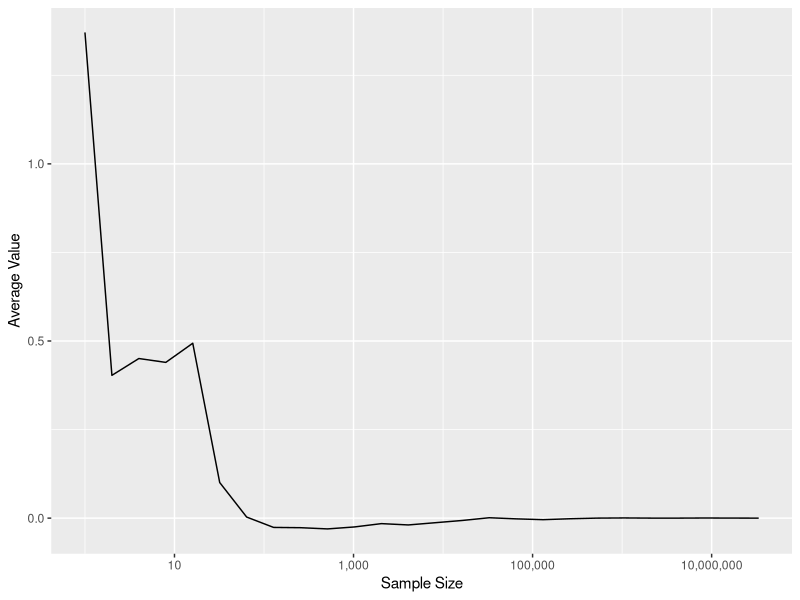
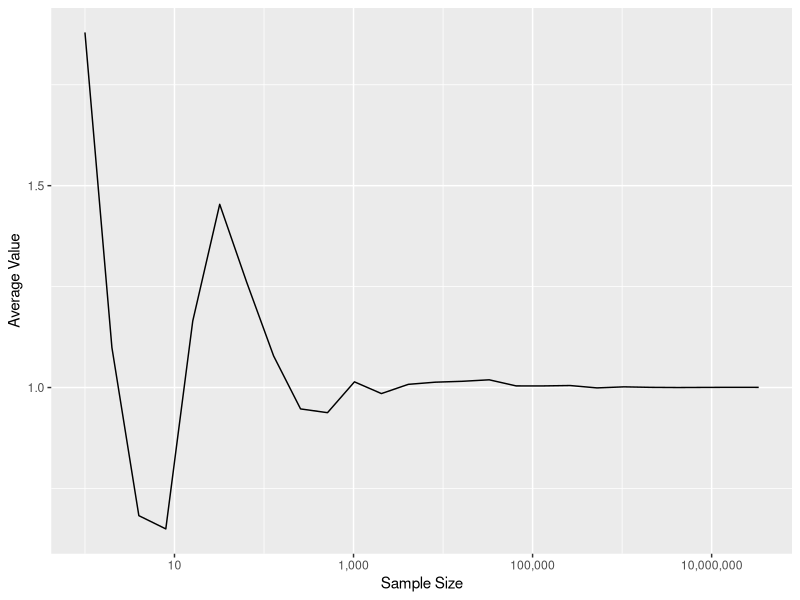
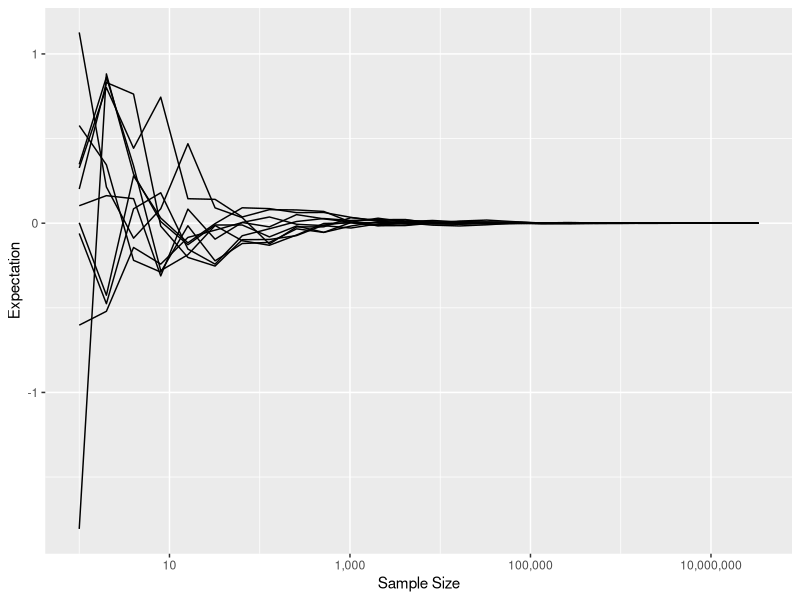

The R source for these figures, in order: (Note: this script raises an error after producing the figures.)
## ---- chunk 1
rm(list = ls())

library(tidyverse)
library(scales)
library(purrr)
library(cowplot)

options(width = 80L
       ,warn  = 1)

knitr::opts_chunk$set(tidy  = FALSE
                     ,cache = FALSE
                     ,warning = FALSE
                     ,message = FALSE
                     ,fig.height =  7
                     ,fig.width  = 11)


set.seed(42)
## ---- chunk 2
N <- 2^(0:25)

x_vals <- rnorm(max(N), 0, 1)

y_vals <- map_dbl(N, function(i) mean(x_vals[1:i]))

ggplot() +
    geom_line(aes(x = N, y = y_vals)) +
    scale_x_log10(labels = comma) +
    xlab("Sample Size") +
    ylab("Average Value")
## ---- chunk 3
y_vals <- map_dbl(N, function(i) mean((x_vals[1:i])^2))

ggplot() +
    geom_line(aes(x = N, y = y_vals)) +
    scale_x_log10(labels = comma) +
    xlab("Sample Size") +
    ylab("Average Value")
## ---- chunk 4
calc_expect <- function(size, x_vals, func) {
    return(mean(func(x_vals[1:size])))
}

y_id_vals <- map_dbl(N, calc_expect, x_vals = x_vals, func = function(x) x)
y_sq_vals <- map_dbl(N, calc_expect, x_vals = x_vals, func = function(x) x*x)


n_iter <- 10

sim_id_tbl <- rerun(n_iter
                   ,data_frame(size = N
                              ,vals = map_dbl(N
                                             ,calc_expect
                                             ,x_vals = rnorm(max(N), 0, 1)
                                             ,func = function(x) x))) %>%
    bind_rows(.id = 'sim_id')

ggplot(sim_id_tbl) +
    geom_line(aes(x = size, y = vals, group = sim_id)) +
    scale_x_log10(labels = comma) +
    xlab('Sample Size') +
    ylab('Expectation')


sim_sq_tbl <- rerun(n_iter
                   ,data_frame(size = N
                              ,vals = map_dbl(N
                                             ,calc_expect
                                             ,x_vals = rnorm(max(N), 0, 1)
                                             ,func = function(x) x*x))) %>%
    bind_rows(.id = 'sim_id')

ggplot(sim_sq_tbl) +
    geom_line(aes(x = size, y = vals, group = sim_id)) +
    scale_x_log10(labels = comma) +
    xlab('Sample Size') +
    ylab('Expectation')
## ---- chunk 5
sim_id_tbl <- rerun(n_iter
                   ,data_frame(size = N
                              ,vals = map_dbl(N
                                             ,calc_expect
                                             ,x_vals = runif(max(N), 0, 1)
                                             ,func = function(x) x))) %>%
    bind_rows(.id = 'sim_id')

ggplot(sim_id_tbl) +
    geom_line(aes(x = size, y = vals, group = sim_id)) +
    scale_x_log10(labels = comma) +
    xlab('Sample Size') +
    ylab('Expectation')


sim_sq_tbl <- rerun(n_iter
                   ,data_frame(size = N
                              ,vals = map_dbl(N
                                             ,calc_expect
                                             ,x_vals = runif(max(N), 0, 1)
                                             ,func = function(x) x*x))) %>%
    bind_rows(.id = 'sim_id')

ggplot(sim_sq_tbl) +
    geom_line(aes(x = size, y = vals, group = sim_id)) +
    scale_x_log10(labels = comma) +
    xlab('Sample Size') +
    ylab('Expectation')
## ---- chunk 6
sim_id_tbl <- rerun(n_iter
   ,data_frame(size = N
              ,vals = map_dbl(N
                             ,calc_expect
                             ,x_vals      = rcauchy(max(N), 0, 1)
                             ,func        = function(x) x))) %>%
    bind_rows(.id = 'sim_id')

ggplot(sim_id_tbl) +
    geom_line(aes(x = size, y = vals, group = sim_id)) +
    scale_x_log10(labels = comma) +
    xlab('Sample Size') +
    ylab('Expectation')


sim_sq_tbl <- rerun(n_iter
    ,data_frame(size = N
               ,vals = map_dbl(N
                              ,calc_expect
                              ,x_vals      = rcauchy(max(N), 0, 1)
                              ,func        = function(x) x*x))) %>%
    bind_rows(.id = 'sim_id')

ggplot(sim_sq_tbl) +
    geom_line(aes(x = size, y = vals, group = sim_id)) +
    scale_x_log10(labels = comma) +
    xlab('Sample Size') +
    ylab('Expectation')
## ---- chunk 7
n_roll <- 10000

onedice <- sample(1:6, n_roll, replace = TRUE)

ggplot() +
    geom_histogram(aes(x = onedice), bins = 6) +
    scale_y_continuous(labels = comma) +
    xlab("Dice Roll") +
    ylab("Count")

mean(onedice)

twodice_indiv <- matrix(sample(1:6, 2 * n_roll, replace = TRUE), ncol = 2)
twodice <- rowSums(twodice_indiv)

ggplot() +
    geom_histogram(aes(x = onedice), bins = 12) +
    scale_y_continuous(labels = comma) +
    xlab("Dice Roll") +
    ylab("Count")

mean(twodice)


threedice_indiv <- matrix(sample(1:6, 3 * n_roll, replace = TRUE), ncol = 3)
threedice <- rowSums(threedice_indiv)

ggplot() +
    geom_histogram(aes(x = threedice), bins = 16) +
    scale_y_continuous(labels = comma) +
    xlab("Dice Roll") +
    ylab("Count")

mean(threedice)


drop_lowest <- function(x) x %>% sort(decreasing = TRUE) %>% .[1:3] %>% sum

topthree_indiv <- matrix(sample(1:6, 4 * n_roll, replace = TRUE), ncol = 4)
topthree <- apply(topthree_indiv, 1, drop_lowest)

ggplot() +
    geom_histogram(aes(x = topthree), bins = 16) +
    scale_y_continuous(labels = comma) +
    xlab("Dice Roll") +
    ylab("Count")

mean(topthree)
## ---- chunk 8
n_sim <- 1000000

base_rate <- 0.001
true_rate <- 0.99
fa_rate   <- 0.05

data_tbl <- data_frame(id = 1:n_sim) %>%
    mutate(sick_person = sample(c(TRUE, FALSE)
                               ,n_sim
                               ,prob = c(base_rate, 1 - base_rate)
                               ,replace = TRUE))

sick_tbl    <- data_tbl %>% filter(sick_person == TRUE)
notsick_tbl <- data_tbl %>% filter(sick_person == FALSE)

sick_tbl <- sick_tbl %>%
    mutate(test_result = sample(c(TRUE, FALSE)
                               ,n()
                               ,prob = c(true_rate, 1 - true_rate)
                               ,replace = TRUE))

notsick_tbl <- notsick_tbl %>%
    mutate(test_result = sample(c(TRUE, FALSE)
                               ,n()
                               ,prob = c(fa_rate, 1 - fa_rate)
                               ,replace = TRUE))


data_tbl <- list(sick_tbl, notsick_tbl) %>%
    bind_rows() %>%
    arrange(id)
## ---- chunk 9
data_tbl %>% filter(sick_person == TRUE) %>% nrow()

data_tbl %>% filter(test_result == TRUE) %>% nrow()

data_tbl %>%
    filter(test_result == TRUE) %>%
    summarise(n_sick = sum(sick_person), sick_prop = n_sick / n())
## ---- chunk 10
create_medtest_data <- function(n_sim = 1e6, base_rate = 0.001, true_rate = 0.99, fa_rate = 0.05) {
    data_tbl <- data_frame(id = 1:n_sim) %>%
    mutate(sick_person = sample(c(TRUE, FALSE)
                               ,n_sim
                               ,prob = c(base_rate, 1 - base_rate)
                               ,replace = TRUE))

    sick_tbl    <- data_tbl %>% filter(sick_person == TRUE)
    notsick_tbl <- data_tbl %>% filter(sick_person == FALSE)

    sick_tbl <- sick_tbl %>%
        mutate(test_result = sample(c(TRUE, FALSE)
                                   ,n()
                                   ,prob = c(true_rate, 1 - true_rate)
                                   ,replace = TRUE))

    notsick_tbl <- notsick_tbl %>%
        mutate(test_result = sample(c(TRUE, FALSE)
                                   ,n()
                                   ,prob = c(fa_rate, 1 - fa_rate)
                                   ,replace = TRUE))


    data_tbl <- list(sick_tbl, notsick_tbl) %>%
        bind_rows() %>%
        arrange(id)

    return(data_tbl)
}

fa_vals <- seq(0.001, 0.10, by = 0.001)

sick_prop <- map_dbl(fa_vals, function(fa) create_medtest_data(10000
                                                              ,base_rate = 0.001
                                                              ,true_rate = 0.99
                                                              ,fa_rate   = fa) %>%
            filter(test_result == TRUE) %>%
            summarise(sick_prop = sum(sick_person) / n()) %>%
            pull(sick_prop)
        )

ggplot() +
    geom_line(aes(x = fa_vals, y = sick_prop)) +
    expand_limits(y = 0) +
    xlab('False Alarm Rate') +
    ylab('Proportion of True Positives')
## ---- chunk 11
create_two_medtest_data <- function(n_sim = 1e6, base_rate = 0.001, true_rate = 0.99, fa_rate = 0.05) {
    data_tbl <- data_frame(id = 1:n_sim) %>%
    mutate(sick_person = sample(c(TRUE, FALSE)
                               ,n_sim
                               ,prob = c(base_rate, 1 - base_rate)
                               ,replace = TRUE))

    sick_tbl    <- data_tbl %>% filter(sick_person == TRUE)
    notsick_tbl <- data_tbl %>% filter(sick_person == FALSE)

    sick_tbl <- sick_tbl %>%
        mutate(test_result_1 = sample(c(TRUE, FALSE)
                                     ,n()
                                     ,prob = c(true_rate, 1 - true_rate)
                                     ,replace = TRUE)
              ,test_result_2 = sample(c(TRUE, FALSE)
                                     ,n()
                                     ,prob = c(true_rate, 1 - true_rate)
                                     ,replace = TRUE)
               )

    notsick_tbl <- notsick_tbl %>%
        mutate(test_result_1 = sample(c(TRUE, FALSE)
                                     ,n()
                                     ,prob = c(fa_rate, 1 - fa_rate)
                                     ,replace = TRUE)
              ,test_result_2 = sample(c(TRUE, FALSE)
                                     ,n()
                                     ,prob = c(fa_rate, 1 - fa_rate)
                                     ,replace = TRUE)
               )


    data_tbl <- list(sick_tbl, notsick_tbl) %>%
        bind_rows() %>%
        arrange(id)

    return(data_tbl)
}

fa_vals <- seq(0.001, 0.10, by = 0.001)

sick_2_prop <- map_dbl(fa_vals
                      ,function(fa) create_two_medtest_data(10000, base_rate = 0.001, true_rate = 0.99, fa_rate = fa) %>%
        filter(test_result_1 == TRUE, test_result_2 == TRUE) %>%
        summarise(sick_prop = sum(sick_person) / n()) %>%
        pull(sick_prop)
    )

ggplot() +
    geom_line(aes(x = fa_vals, y = sick_prop), colour = 'red') +
    geom_line(aes(x = fa_vals, y = sick_2_prop)) +
    expand_limits(y = 0) +
    xlab('False Alarm Rate') +
    ylab('Proportion of True Positives')

## ---- chunk 12
dim_vals <- c(2:10, 20, 30, 50, 100, 500)

n_samples <- 10000
n_dim     <- max(dim_vals)

data_sample <- matrix(rnorm(n_dim * n_samples, 0, 1), n_samples, n_dim)

calc_norms <- function(i) apply(data_sample[, 1:i], 1, function(x) sqrt(sum(x * x)))

norms <- map(dim_vals, calc_norms)

plot_tbl <- data_frame(dist = norms) %>%
    mutate(size = dim_vals) %>%
    unnest()

ggplot(plot_tbl) +
    geom_histogram(aes(x = dist), bins = 50) +
    facet_wrap(~size) +
    scale_y_continuous(labels = comma) +
    xlab("Distance") +
    ylab("Count")
## ---- chunk 13
calc_avg_dist <- function(samp_points, n_iter = 100) {
    idx <- sample(1:n_samples, n_iter, replace = TRUE)

    dists <- samp_points[idx,] %>% dist %>% as.vector

    return(mean(dists))
}

mean_dists_tbl <- rerun(20, data_frame(size = dim_vals) %>%
    mutate(dist = map_dbl(dim_vals
                         ,function(i) calc_avg_dist(data_sample[,1:i], 100)))
    ) %>%
    bind_rows()

ggplot(mean_dists_tbl) +
    geom_point(aes(x = size, y = dist)) +
    expand_limits(y = 0) +
    xlab("Dimensions") +
    ylab("Euclidean Data")
## ---- chunk 14
n_dim     <- 20
n_samples <- 1000000

data_unitcube <- matrix(runif(n_dim * n_samples, 0, 1), n_samples, n_dim)

calc_sphere_prop <- function(i) {
    data_mat <- data_unitcube[,1:i]

    dists <- apply(data_mat, 1, function(x) sqrt(sum(x * x)))

    return(length(dists[dists <= 1]) / length(dists))
}


sphere_prop <- map_dbl(2:n_dim, calc_sphere_prop)

ggplot() +
    geom_line(aes(x = 2:n_dim, y = sphere_prop)) +
    expand_limits(y = 0) +
    xlab("Dimension") +
    ylab("Proportion")
## ---- chunk 15
clt_count <- c(2, 3, 4, 5, 10, 20, 30, 50, 100, 1000)

n_samples <- 10000
n_dim     <- max(clt_count)

data_clt <- matrix(rnorm(n_dim * n_samples, 0, 1), n_samples, n_dim)

clt_norm_data_tbl <- data_frame(vals = map(clt_count, function(i) rowMeans(data_clt[,1:i]))) %>%
    mutate(size     = clt_count
          ,size_str = factor(clt_count)
           ) %>%
    unnest()


ggplot(clt_norm_data_tbl) +
    geom_line(aes(x = vals, colour = size_str), stat = 'density') +
    xlab("Mean of Sample") +
    ylab("Probability Density")

clt_norm_data_tbl %>%
    group_by(size) %>%
    summarise(mean_val = mean(vals), sd_vals = sd(vals)) %>%
    ungroup %>%
    mutate(clt_sd = 1 / sqrt(size))
## ---- chunk 16
clt_count <- c(2, 3, 4, 5, 10, 20, 30, 50, 100, 1000)

n_samples <- 10000
n_dim     <- max(clt_count)

data_clt <- matrix(runif(n_dim * n_samples, 0, 1), n_samples, n_dim)

clt_unif_data_tbl <- data_frame(vals = map(clt_count, function(i) rowMeans(data_clt[,1:i]))) %>%
    mutate(size     = clt_count
          ,size_str = factor(clt_count)
           ) %>%
    unnest()


ggplot(clt_unif_data_tbl) +
    geom_line(aes(x = vals, colour = size_str), stat = 'density') +
    xlab("Mean of Sample") +
    ylab("Probability Density")

clt_unif_data_tbl %>%
    group_by(size) %>%
    summarise(mean_val = mean(vals), sd_vals = sd(vals)) %>%
    ungroup %>%
    mutate(clt_sd = 1 / sqrt(12 * size))
## ---- chunk 17
clt_count <- c(2, 3, 4, 5, 10, 20, 30, 50, 100, 1000)

n_samples <- 10000
n_dim     <- max(clt_count)


data_clt <- matrix(rpois(n_dim * n_samples, 0.05), n_samples, n_dim)

clt_lowpois_data_tbl <- data_frame(vals = map(clt_count, function(i) rowMeans(data_clt[,1:i]))) %>%
    mutate(size     = clt_count
          ,size_str = factor(clt_count)
           ) %>%
    unnest()


ggplot(clt_lowpois_data_tbl) +
    geom_histogram(aes(x = vals), bins = 50) +
    facet_wrap(~size, scales = 'free_x') +
    scale_y_continuous(labels = comma) +
    xlab("Mean of Sample") +
    ylab("Count")

clt_lowpois_data_tbl %>%
    group_by(size) %>%
    summarise(mean_val = mean(vals), sd_vals = sd(vals)) %>%
    ungroup %>%
    mutate(clt_sd = sqrt(0.05) / sqrt(size))
## ---- chunk 18
clt_count <- c(2, 3, 4, 5, 10, 20, 30, 50, 100, 1000)

n_samples <- 10000
n_dim     <- max(clt_count)

count_rate <- 5


data_clt <- matrix(rpois(n_dim * n_samples, count_rate), n_samples, n_dim)

clt_lowpois_data_tbl <- data_frame(vals = map(clt_count, function(i) rowMeans(data_clt[,1:i]))) %>%
    mutate(size     = clt_count
          ,size_str = factor(clt_count)
           ) %>%
    unnest()


ggplot(clt_lowpois_data_tbl) +
    geom_histogram(aes(x = vals), bins = 50) +
    facet_wrap(~size, scales = 'free_x') +
    scale_y_continuous(labels = comma) +
    xlab("Mean of Sample") +
    ylab("Count")

clt_lowpois_data_tbl %>%
    group_by(size) %>%
    summarise(mean_val = mean(vals), sd_vals = sd(vals)) %>%
    ungroup %>%
    mutate(clt_sd = sqrt(0.05) / sqrt(size))
## ---- chunk 19
clt_count <- c(2, 3, 4, 5, 10, 20, 30, 50, 100, 1000)

n_samples <- 10000
n_dim     <- max(clt_count)

count_rate <- 100


data_clt <- matrix(rpois(n_dim * n_samples, count_rate), n_samples, n_dim)

clt_lowpois_data_tbl <- data_frame(vals = map(clt_count, function(i) rowMeans(data_clt[,1:i]))) %>%
    mutate(size     = clt_count
          ,size_str = factor(clt_count)
           ) %>%
    unnest()


ggplot(clt_lowpois_data_tbl) +
    geom_histogram(aes(x = vals), bins = 50) +
    facet_wrap(~size, scales = 'free_x') +
    scale_y_continuous(labels = comma) +
    xlab("Mean of Sample") +
    ylab("Count")

clt_lowpois_data_tbl %>%
    group_by(size) %>%
    summarise(mean_val = mean(vals), sd_vals = sd(vals)) %>%
    ungroup %>%
    mutate(clt_sd = sqrt(0.05) / sqrt(size))
